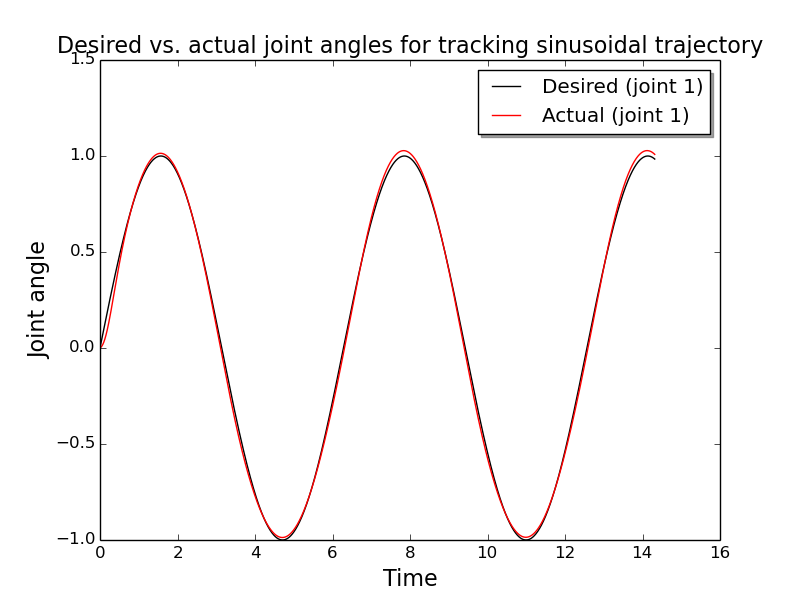

Python code for this plot:
import os,sys
import pylab
import numpy as np
import matplotlib.pyplot as plt
import matplotlib.lines as lines

# setup font
font =  {'family' : 'sans-serif',
         'color'  : 'black',
         'weight' : 'normal',
         'size'   : 16,
        }

# step size (constant value)
DT = 0.001

# load data
y1 = pylab.loadtxt("./track_sinusoidal.desired")
y2 = pylab.loadtxt("./track_sinusoidal.state")
t = np.linspace(0,y1[:,0].size*DT,y1[:,0].size)

# setup the figure
fig = plt.figure()

# plot data
plt.plot(t,y1[:,0],'k' ,label='Desired (joint 1)')
plt.plot(t,y2[:,0],'r' ,label='Actual (joint 1)')

# add titles, labels, and legend
plt.title('Desired vs. actual joint angles for tracking sinusoidal trajectory', fontdict=font)
plt.xlabel('Time', fontdict=font)
plt.ylabel('Joint angle', fontdict=font)
plt.legend(loc=1, shadow=True)

plt.savefig('plot_track_sinusoidal.png')

# show the plot
plt.show()


